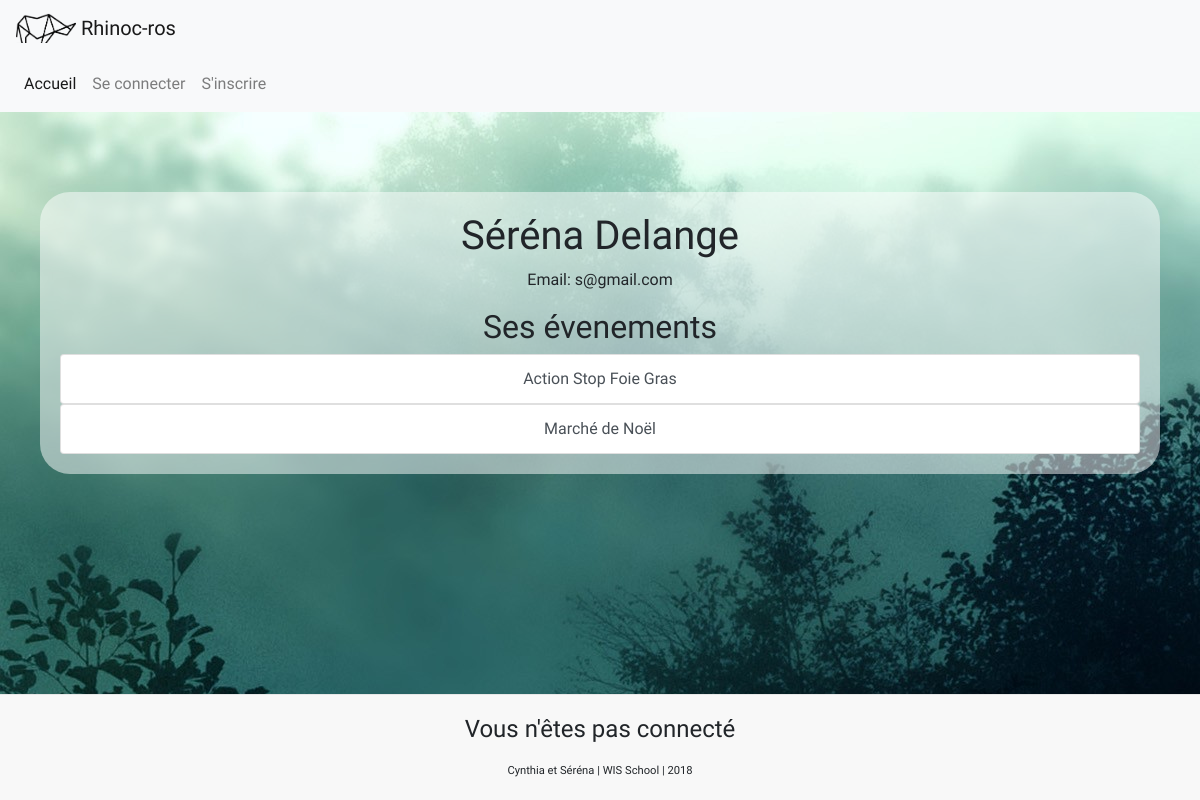
The page /profil.php?iduser=6 on the database its author committed.
### tables this page shows
CREATE TABLE IF NOT EXISTS `members` (
  `id` int(11) NOT NULL AUTO_INCREMENT,
  `first_name` varchar(100) NOT NULL,
  `last_name` varchar(100) NOT NULL,
  `email` varchar(250) NOT NULL,
  `password` varchar(250) NOT NULL,
  `date_created` datetime NOT NULL,
  PRIMARY KEY (`id`)
);

CREATE TABLE IF NOT EXISTS `events` (
  `id` int(11) NOT NULL AUTO_INCREMENT,
  `title` varchar(100) NOT NULL,
  `description` text NOT NULL,
  `date_start` datetime NOT NULL,
  `date_end` datetime NOT NULL,
  `idcreator` int(11) NOT NULL,
  `adress` text NOT NULL,
  `url` varchar(200) DEFAULT NULL,
  `date_created` datetime NOT NULL,
  `price` int(11) UNSIGNED NOT NULL,
  `participant_number` int(11) NOT NULL,
  PRIMARY KEY (`id`)
);

### php/get_userinfo.php (called while the page is built)
<?php
$iduser = $_GET['iduser'];
$sql = "SELECT *
        FROM members
        WHERE members.id=:iduser";
$stmt = $conn->prepare($sql);
$stmt->bindValue(":iduser", $iduser);
$stmt->execute();
$member = $stmt->fetch();
$sql = "SELECT *
        FROM events
        WHERE events.idcreator = :iduser ";
$stmt = $conn->prepare($sql);
$stmt->bindValue(":iduser", $iduser);
$stmt->execute();
$member_event = $stmt->fetchAll();
?>

### php/get_events.php (called while the page is built)
<?php
  $sql="SELECT *
        FROM events
        ORDER BY date_created DESC";
  $stmt = $conn->prepare($sql);
  $stmt->execute();
  $events = $stmt->fetchAll();
?>

### profil.php (the view, shortened to what this page needs)
<?php
include ("php/db.php");
?>
<?php include("php/get_events.php");?>
<?php include("php/get_userinfo.php");?>
<?php include("layouts/header.php");?>
<main class="fond_blur">
      <h1> <?php echo $member["first_name"] . " " .  $member["last_name"] ?> </h1>
      <p> <?php echo ("Email: ") .  $member["email"]?> </p>
        <h2> Ses évenements </h2>
        <?php
        foreach ($member_event as $me) {
          ?>
          <div class="list-group">
            <a class='list-group-item list-group-item-action' href="info.php?id=<?php echo $me['id'] ?>">
              <?php echo $me['title'] ?>
            </a>
          </div>
    <?php } ?>
</main>
<?php include("layouts/footer.php");?>

### css/style.css (style rules this page uses)
html { min-height: 100%; }
body { background-image: url(fond1.jpg); background-repeat: no-repeat; background-attachment: fixed; font-family: 'Cabin', sans-serif; display : table; width: 100%; margin-bottom: 20%; }
.fond_blur { margin-top: 80px; background-color: #FFFFFF80; padding: 20px; border-radius: 30px; text-align: center; margin-left: 40px; margin-right: 40px; }

### rows shown on the page
members: first_name "Séréna", last_name "Delange", email "s@gmail.com"
events: title "Action Stop Foie Gras"
events: title "Marché de Noël"
